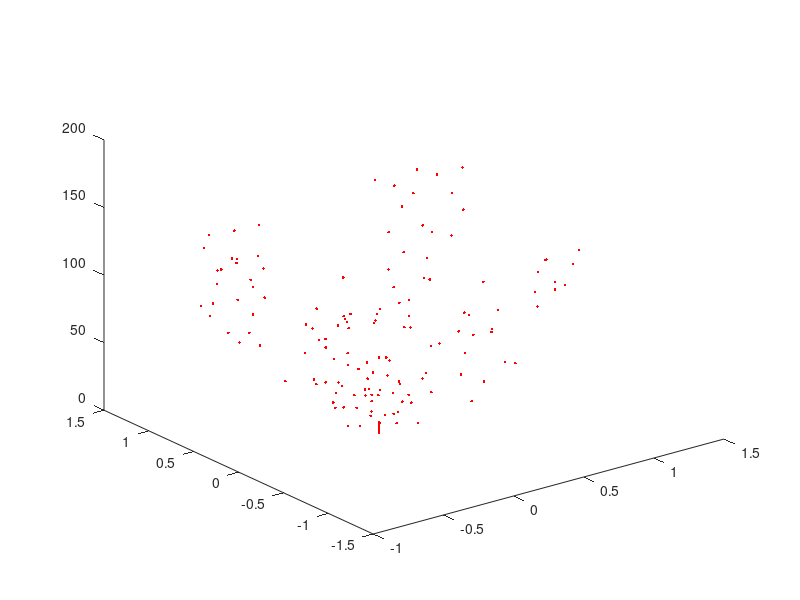

Source code (MATLAB): (Note: this script raises an error after producing the figure.)
clear, clc, close all

num_taps = 15; % number of filter taps
num_symt = [150 300 500]; % number of symbols of training mode (tm)
num_symd = 5000; % number of symbols of control-by-decision mode (dm)
const_sizet = 4; % constellation syze of tm
const_sized = 16; % constellation size of dm
SNR = 30; % given signal to noise ratio
mu = 0.001; % given step factor

for j = 1:length(num_symt)

num_ite = num_symt(j) + num_symd; % number of total iterations
   
%generating the data signal for training (4QAM) and
%control-by-decision(16QAM)
data_t = randi(const_sizet, num_symt(j), 1) - 1; 
data_d = randi(const_sized, num_symd, 1) - 1;

% modeling the data with 4QAM and 16QAM

signal_t = qammod(data_t, const_sizet);
signal_d = qammod(data_d, const_sized);

% channel input signal
signal = [signal_t; signal_d];

% channel coefficients
H_num = [0.5 1.2 1.5 -1];
H_den = 1;

% computing channel output
ch_out = filter(H_num, H_den, signal);

% Computing the noise variance for each constellation map for 30db SNR
% Normalization factor QAM sqrt( 2/3(M-1) ), M being the constellation size

n_var_4qam = (norm(H_num).^2* 2/3*(const_sizet-1)) * 10^(-SNR/10);
n_var_16qam = (norm(H_num).^2* 2/3*(const_sized-1)) * 10^(-SNR/10);   

%the noise should be complex and the variance divided for each part (real/imag)
%noise for the training part
noise_t = sqrt(n_var_4qam/2)*(randn(num_symt(j), 1)+1i*(randn(num_symt(j), 1)));

%noise for the control by decision part
noise_d = sqrt(n_var_16qam/2)*(randn(num_symd, 1)+1i*(randn(num_symd, 1)));

% computing the equalizer input (adding awgn noise to channel output)
x = ch_out + [noise_t ; noise_d]; 

w = zeros(num_taps, 1); % initialiazing the equalizer taps

eq_out = zeros(1, num_ite); % vector for storage of equalizer outputs
err_vec = zeros(1,num_ite); % vector for error storage

init = zeros(num_taps - 1, 1); % vector for convolution sliding window

% part I: trainning mode.

% it's necessary to wait for a number of samples before perform the
% comparation with the input (section 2.10.4, page 57, Diniz)
% Half of filter length
delay = ceil(num_taps/2);
    for k = 1:num_symt(j)  
        inp = [x(k); init];
        init = inp(1:end-1);
        eq_out(k) = w'*inp;
        if(k > delay)
        err_vec(k) = signal(k-delay) - eq_out(k); % Compara o sinal de entrada com saida (adiantado). Por exemplo(sinal(s) 1 com saida (eq_out) 8)
        w = w + mu*conj(err_vec(k))*inp;
        end
    end

% ploting the equalizer output in time
figure(3*j-2)
plot3(real(eq_out(1:num_symt(j))),imag(eq_out(1:num_symt(j))),1:num_symt(j),'r.'); 

% part II: control by decision mode. 

    for k = num_symt(j)+1:num_symt(j)+num_symd % É nessessario esperar um momento (amostras) até fazer a comparação com o sinal (Seção 2.10.4 pag.57 Diniz) . Nesse caso 7 ou 8(metade do comprimento do filtro), pois tem comprimento 15.
        inp = [x(k); init];
        init = inp(1:end-1);

        eq_out(k) = w'*inp;

        d = decisor_qam(eq_out(k));

        err_vec(k) = d - eq_out(k);
        w = w + mu*conj(err_vec(k))*inp;

    end

figure(3*j-1)
plot3(real(eq_out(num_symt(j)+1:end)),imag(eq_out(num_symt(j)+1:end)),1:num_symd,'r.'); % plota da modulação 16 QAM
figure(3*j-2)
semilogy(1:num_ite, conj(err_vec).*err_vec, 'red');
xlabel('plot(e.*e)');
% axis([-1 600 -1 1]);

end

